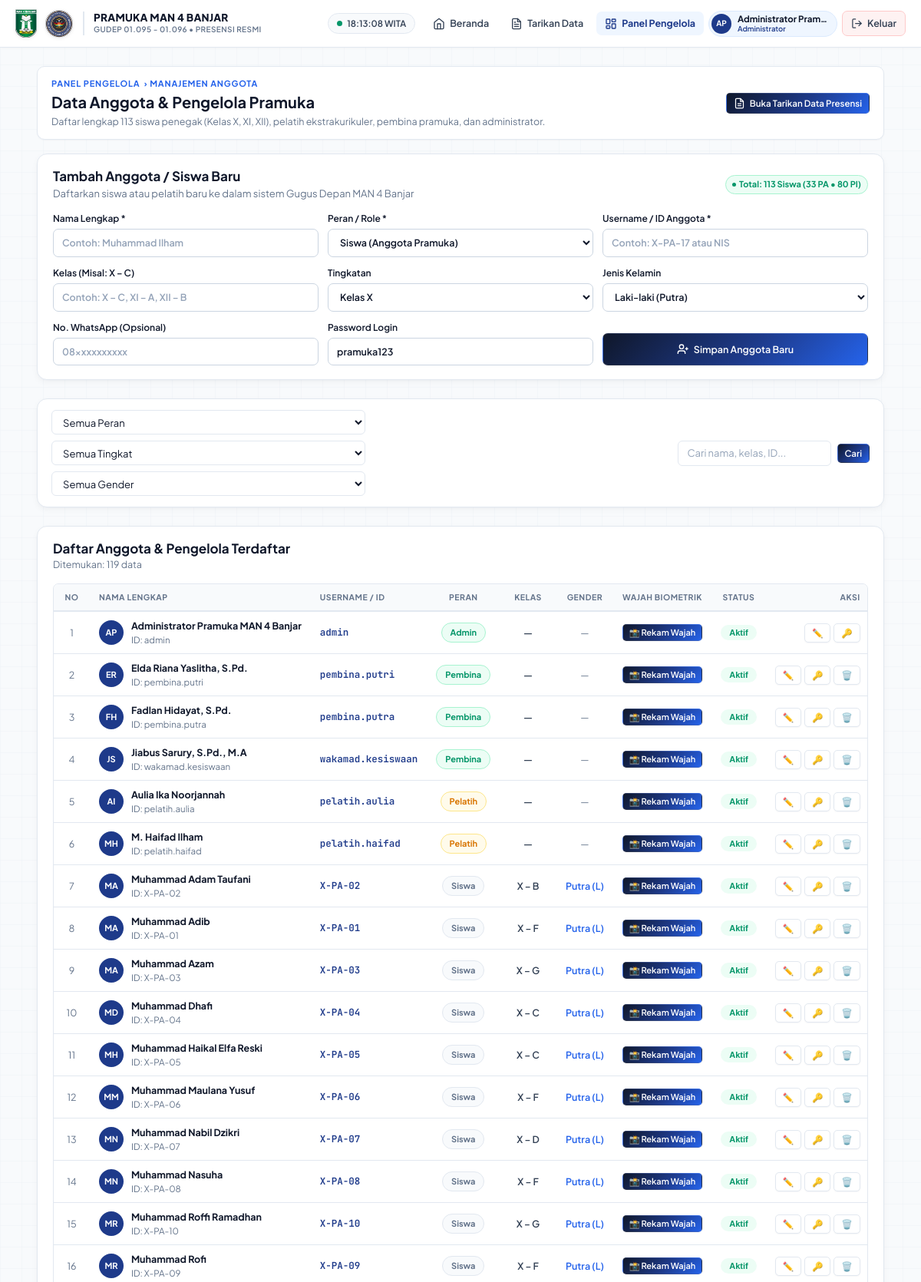
Page /admin/employees.php (signed in, upper part) on the committed database.
### tables this page shows
CREATE TABLE IF NOT EXISTS users (
  id INT UNSIGNED AUTO_INCREMENT PRIMARY KEY,
  username VARCHAR(50) NOT NULL UNIQUE,
  name VARCHAR(150) NOT NULL,
  role ENUM('admin','pembina','pelatih','siswa','employee') NOT NULL DEFAULT 'siswa',
  kelas VARCHAR(50) NULL,
  gender ENUM('L','P') NULL,
  tingkat ENUM('X','XI','XII') NULL,
  sangga VARCHAR(50) NULL,
  email VARCHAR(150) NULL,
  phone VARCHAR(30) NULL,
  password_hash VARCHAR(255) NOT NULL,
  face_descriptor LONGTEXT NULL,
  face_registered_at DATETIME NULL,
  status TINYINT(1) NOT NULL DEFAULT 1,
  created_at TIMESTAMP DEFAULT CURRENT_TIMESTAMP,
  updated_at TIMESTAMP DEFAULT CURRENT_TIMESTAMP ON UPDATE CURRENT_TIMESTAMP,
  INDEX idx_role (role),
  INDEX idx_tingkat_gender (tingkat, gender),
  INDEX idx_kelas (kelas)
);

### admin/employees.php (the view, shortened to what the rows shown need)
<?php
require_once __DIR__ . '/../includes/functions.php';
require_admin();
$query = "SELECT id, username, name, role, kelas, gender, tingkat, email, phone, status, face_descriptor, face_registered_at, created_at FROM users WHERE 1=1";
$params = [];
$query .= " ORDER BY FIELD(role, 'admin', 'pembina', 'pelatih', 'siswa', 'employee'), tingkat ASC, gender ASC, name ASC";
$stmt = db()->prepare($query);
$stmt->execute($params);
$rows = $stmt->fetchAll();
require __DIR__ . '/../includes/header.php';
?>
<section class="hero">
  <div>
    <h1>Data Anggota & Pengelola Pramuka</h1>
  </div>
</section>
<section class="card" style="margin-bottom: 24px;">
  <div style="display: flex; justify-content: space-between; align-items: center; margin-bottom: 14px; flex-wrap: wrap; gap: 8px;">
    <div>
      <h2 style="font-size: 17px; margin: 0;">Tambah Anggota / Siswa Baru</h2>
    </div>
  </div>
</section>
<section class="card">
  <div style="display: flex; justify-content: space-between; align-items: center; margin-bottom: 16px; flex-wrap: wrap; gap: 10px;">
    <div>
      <h2 style="font-size: 17px; margin: 0;">Daftar Anggota & Pengelola Terdaftar</h2>
    </div>
  </div>
  <div class="table-wrap">
    <table>
      <thead>
        <tr>
          <th style="width: 45px; text-align: center;">No</th>
          <th>Nama Lengkap</th>
          <th>Username / ID</th>
          <th style="text-align: center;">Peran</th>
          <th style="text-align: center;">Kelas</th>
          <th style="text-align: center;">Gender</th>
          <th style="text-align: center;">Wajah Biometrik</th>
          <th style="text-align: center;">Status</th>
          <th style="text-align: right;">Aksi</th>
        </tr>
      </thead>
      <tbody>
        <?php if (empty($rows)): ?>
          <tr>
            <td colspan="9" style="text-align: center; padding: 28px; color: var(--muted);">Tidak ada data yang sesuai filter.</td>
          </tr>
        <?php else: ?>
          <?php foreach ($rows as $idx => $r):
            $initials = 'P';
            if (!empty($r['name'])) {
                $p = explode(' ', trim($r['name']));
                $initials = strtoupper(substr($p[0], 0, 1) . (isset($p[1]) ? substr($p[1], 0, 1) : ''));
            }
          ?>
            <tr>
              <td style="text-align: center; color: var(--muted);"><?= $idx + 1 ?></td>
              <td>
                <div style="display: flex; align-items: center; gap: 10px;">
                  <div class="user-avatar" style="width: 32px; height: 32px; font-size: 11px;"><?= e($initials) ?></div>
                  <div>
                    <strong style="color: var(--text-main);"><?= e($r['name']) ?></strong>
                    <div style="font-size: 11.5px; color: var(--muted);"><?= e($r['email'] ?: ($r['phone'] ? 'WA: ' . $r['phone'] : 'ID: ' . $r['username'])) ?></div>
                  </div>
                </div>
              </td>
              <td>
                <span style="font-family: var(--font-mono); font-weight: 600; color: var(--primary);">
                  <?= e($r['username']) ?>
                </span>
              </td>
              <td style="text-align: center;">
                <span class="status-pill <?= $r['role'] === 'admin' ? 'primary' : ($r['role'] === 'pembina' ? 'success' : ($r['role'] === 'pelatih' ? 'warning' : 'neutral')) ?>" style="font-size: 11px;">
                  <?= ucfirst($r['role']) ?>
                </span>
              </td>
              <td style="text-align: center; font-weight: 600;">
                <?= e($r['kelas'] ?: '—') ?>
              </td>
              <td style="text-align: center;">
                <?php if ($r['gender'] === 'L'): ?>
                  <span style="color: #2563eb; font-weight: 600;">Putra (L)</span>
                <?php elseif ($r['gender'] === 'P'): ?>
                  <span style="color: #db2777; font-weight: 600;">Putri (P)</span>
                <?php else: ?>
                  <span style="color: var(--muted);">—</span>
                <?php endif; ?>
              </td>
              <td style="text-align: center;">
                <?php if (!empty($r['face_descriptor'])): ?>
                  <div style="display: inline-flex; align-items: center; gap: 4px;">
                    <span class="badge hadir" style="font-size: 11px;">✓ Terdaftar</span>
                    <button type="button" class="btn btn-sm btn-light enroll" data-id="<?= e($r['id']) ?>" data-name="<?= e($r['name']) ?>" title="Rekam Ulang Wajah" style="padding: 2px 6px; font-size: 11px;">
                      🔄
                    </button>
                  </div>
                <?php else: ?>
                  <button type="button" class="btn btn-sm btn-primary enroll" data-id="<?= e($r['id']) ?>" data-name="<?= e($r['name']) ?>" title="Daftarkan Biometrik Wajah" style="padding: 3px 8px; font-size: 11px; white-space: nowrap;">
                    📸 Rekam Wajah
                  </button>
                <?php endif; ?>
              </td>
              <td style="text-align: center;">
                <form method="post" style="display: inline;">
                  <button type="submit" class="status-pill <?= (int)$r['status'] === 1 ? 'success' : 'danger' ?>" style="cursor: pointer; border: none; font-size: 11px;" title="Klik untuk mengubah status">
                    <?= (int)$r['status'] === 1 ? 'Aktif' : 'Nonaktif' ?>
                  </button>
                </form>
              </td>
              <td style="text-align: right;">
                <div style="display: flex; gap: 4px; justify-content: flex-end;">
                  <button type="button" class="btn btn-sm btn-light" onclick='openEditModal(<?= json_encode($r) ?>)' title="Edit Profil">
                    ✏️
                  </button>
                  <button type="button" class="btn btn-sm btn-light" onclick="openResetPasswordModal(<?= e($r['id']) ?>, '<?= e(addslashes($r['name'])) ?>')" title="Reset Password">
                    🔑
                  </button>
                  <?php if ((int)$r['id'] !== (int)current_user()['id']): ?>
                    <form method="post" onsubmit="return confirm('Yakin ingin menghapus anggota ini?')" style="display: inline;">
                      <button type="submit" class="btn btn-sm btn-light" style="color: var(--danger);" title="Hapus Akun">
                        🗑️
                      </button>
                    </form>
                  <?php endif; ?>
                </div>
              </td>
            </tr>
          <?php endforeach; ?>
        <?php endif; ?>
      </tbody>
    </table>
  </div>
</section>
<?php require __DIR__ . '/../includes/footer.php'; ?>

### includes/header.php (shortened to what the rows shown need)
<?php
require_once __DIR__ . '/functions.php';
$user = current_user();
$currentPath = parse_url($_SERVER['REQUEST_URI'] ?? '', PHP_URL_PATH);
$initials = 'P';
if ($user && !empty($user['name'])) {
    $parts = explode(' ', trim($user['name']));
    $initials = strtoupper(substr($parts[0], 0, 1) . (isset($parts[1]) ? substr($parts[1], 0, 1) : ''));
}
?>
<!doctype html>
<html lang="id">
<head>
  <link rel="stylesheet" href="<?= BASE_URL ?>/assets/css/style.css?v=<?= file_exists(__DIR__ . '/../assets/css/style.css') ? filemtime(__DIR__ . '/../assets/css/style.css') : '1' ?>">
</head>
<body>
<header class="topbar">
  <div class="topbar-right">
    <?php if ($user): ?>
      <nav class="topnav">
        <a href="<?= BASE_URL ?>/dashboard.php" class="<?= str_ends_with($currentPath, 'dashboard.php') ? 'active' : '' ?>">
          <svg width="16" height="16" viewBox="0 0 24 24" fill="none" stroke="currentColor" stroke-width="2" stroke-linecap="round" stroke-linejoin="round"><path d="m3 9 9-7 9 7v11a2 2 0 0 1-2 2H5a2 2 0 0 1-2-2z"></path><polyline points="9 22 9 12 15 12 15 22"></polyline></svg>
          <span>Beranda</span>
        </a>
        <a href="<?= BASE_URL ?>/admin/tarikan_data.php" class="<?= str_contains($currentPath, 'tarikan_data.php') ? 'active' : '' ?>" title="Tarikan & Rekap Presensi Resmi">
          <span>Tarikan Data</span>
        </a>
        <?php if (in_array($user['role'], ['admin', 'pembina', 'pelatih'], true)): ?>
          <a href="<?= BASE_URL ?>/admin/index.php" class="<?= str_contains($currentPath, '/admin/') && !str_contains($currentPath, 'tarikan_data.php') ? 'active' : '' ?>">
            <span>Panel Pengelola</span>
          </a>
        <?php endif; ?>
        <div class="user-profile-pill">
          <div class="user-avatar" title="<?= e($user['name']) ?>"><?= e($initials) ?></div>
          <div class="user-info-text">
            <span class="user-info-name"><?= e($user['name']) ?></span>
            <span class="user-info-role">
              <?php
              if ($user['role'] === 'admin') echo 'Administrator';
              elseif ($user['role'] === 'pembina') echo 'Pembina Pramuka';
              elseif ($user['role'] === 'pelatih') echo 'Pelatih Pramuka';
              elseif ($user['role'] === 'siswa') echo e('Siswa ' . ($user['kelas'] ?? ''));
              else echo e($user['kelas'] ?: 'Anggota');
              ?>
            </span>
          </div>
        </div>
        <a href="<?= BASE_URL ?>/logout.php" class="btn-nav-logout" title="Keluar dari akun">
          <svg width="15" height="15" viewBox="0 0 24 24" fill="none" stroke="currentColor" stroke-width="2" stroke-linecap="round" stroke-linejoin="round"><path d="M9 21H5a2 2 0 0 1-2-2V5a2 2 0 0 1 2-2h4"></path><polyline points="16 17 21 12 16 7"></polyline><line x1="21" x2="9" y1="12" y2="12"></line></svg>
          <span>Keluar</span>
        </a>
      </nav>
    <?php endif; ?>
  </div>
</header>
<main class="container">

### rows in the picture
users: name "AP", name "Administrator Pram…", name "Administrator Pramuka MAN 4 Banjar", email+phone+username "ID: admin", username "admin", role "Admin", kelas "—", status "Aktif"
users: name "ER", name "Elda Riana Yaslitha, S.Pd.", email+phone+username "ID: pembina.putri", username "pembina.putri", role "Pembina", kelas "—", status "Aktif"
users: name "FH", name "Fadlan Hidayat, S.Pd.", email+phone+username "ID: pembina.putra", username "pembina.putra", role "Pembina", kelas "—", status "Aktif"
users: name "JS", name "Jiabus Sarury, S.Pd., M.A", email+phone+username "ID: wakamad.kesiswaan", username "wakamad.kesiswaan", role "Pembina", kelas "—", status "Aktif"
users: name "AI", name "Aulia Ika Noorjannah", email+phone+username "ID: pelatih.aulia", username "pelatih.aulia", role "Pelatih", kelas "—", status "Aktif"
users: name "MH", name "M. Haifad Ilham", email+phone+username "ID: pelatih.haifad", username "pelatih.haifad", role "Pelatih", kelas "—", status "Aktif"
users: name "MA", name "Muhammad Adam Taufani", email+phone+username "ID: X-PA-02", username "X-PA-02", role "Siswa", kelas "X – B", gender "Putra (L)", status "Aktif"
users: name "MA", name "Muhammad Adib", email+phone+username "ID: X-PA-01", username "X-PA-01", role "Siswa", kelas "X – F", gender "Putra (L)", status "Aktif"
users: name "MA", name "Muhammad Azam", email+phone+username "ID: X-PA-03", username "X-PA-03", role "Siswa", kelas "X – G", gender "Putra (L)", status "Aktif"
users: name "MD", name "Muhammad Dhafi", email+phone+username "ID: X-PA-04", username "X-PA-04", role "Siswa", kelas "X – C", gender "Putra (L)", status "Aktif"
users: name "MH", name "Muhammad Haikal Elfa Reski", email+phone+username "ID: X-PA-05", username "X-PA-05", role "Siswa", kelas "X – C", gender "Putra (L)", status "Aktif"
users: name "MM", name "Muhammad Maulana Yusuf", email+phone+username "ID: X-PA-06", username "X-PA-06", role "Siswa", kelas "X – F", gender "Putra (L)", status "Aktif"
users: name "MN", name "Muhammad Nabil Dzikri", email+phone+username "ID: X-PA-07", username "X-PA-07", role "Siswa", kelas "X – D", gender "Putra (L)", status "Aktif"
users: name "MN", name "Muhammad Nasuha", email+phone+username "ID: X-PA-08", username "X-PA-08", role "Siswa", kelas "X – F", gender "Putra (L)", status "Aktif"
users: name "MR", name "Muhammad Roffi Ramadhan", email+phone+username "ID: X-PA-10", username "X-PA-10", role "Siswa", kelas "X – G", gender "Putra (L)", status "Aktif"
users: name "MR", name "Muhammad Rofi", email+phone+username "ID: X-PA-09", username "X-PA-09", role "Siswa", kelas "X – F", gender "Putra (L)", status "Aktif"

### other values in the picture
$totalSiswa "113"
$totalPutra "33"
$totalPutri "80"
count($rows) "119"
